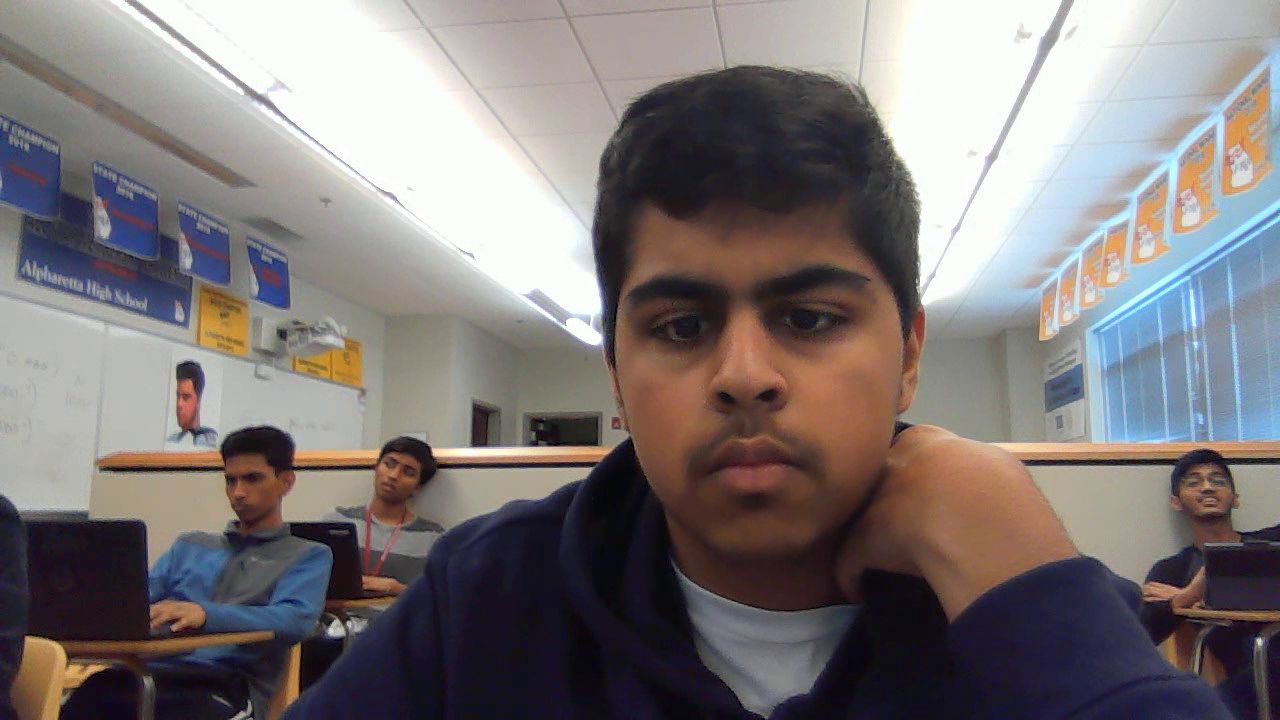
#> input picture frame 7 of AI-19/Scripts/CAFETERIA__2019-10-21_0.318/CAFETERIA__2019-10-21_0.318.mp4, 1280 x 720 px, given in place of the camera
$ python VideoRecord_and_facePreprocess.py
#> lines starting #> are read from the running program, lines starting #| are printed output that depends on the picture; pictures that were not available may be replaced by others from this repository, and a replacement may not be noted

# coding: utf-8

# In[1]:


import cv2
import numpy as np
import time
import os
import shutil
from PIL import Image
import psutil
import random
import datetime
from pprint import pprint
#--------
import cv2
import os
import numpy as np
import pickle
import datetime
import glob
import matplotlib.pyplot as plt
import shutil


# In[2]:


random.seed()
now = str(datetime.datetime.now())
now = now[:10] +"_"+ str(round(random.random(),3) )
#---
base_dir ='/Users/NidhiAneja/Documents/AI/Cafeteria/OpenCV-Python-Series-master/src_final/Scripts/'
os.chdir(base_dir)
#---
def extract_image_one_fps(video_source_path):
    vidcap = cv2.VideoCapture(video_source_path)
    count = 0
    success = True
    while success:
        vidcap.set(cv2.CAP_PROP_POS_MSEC,(count*1000)) # 2 second***
        success,image = vidcap.read()
        image_last = cv2.imread("frame{}.png".format(count-1))
        if np.array_equal(image, image_last):
            break
        cv2.imwrite("frame%d.png" % count, image)     # save frame as PNG file
        print( '{}.sec reading a new frame:{}'.format(count,success))
        count += 1
#------ # record and convert to still images
#---#student_name = input()
student_name = 'CAFETERIA'+"__" + now
#---
if not os.path.exists(student_name):
        os.makedirs(student_name)
#---
nm1 = str(student_name)
nm3 = '.mp4'
mp4_file = "".join((nm1, nm3))
#----
os.chdir(os.path.join('/Users/NidhiAneja/Documents/AI/Cafeteria/OpenCV-Python-Series-master/src_final/Scripts/', student_name) )
#----
frames_per_second = 10    # 24.0 # HIGHER NUMBER LOWER # OF FRAMES!
#----
#my_res = '480p'
my_res = '720p'
#----
STD_DIMENSIONS = {
    "480p": (640, 480),
    "720p": (1280, 720),
    "1080p": (1920, 1080),
    "4k": (3840, 2160),
}
# Video encoding, see www.fourcc.org/codecs.php for more codecs
VIDEO_TYPE = {
    'avi': cv2.VideoWriter_fourcc(*'XVID'),
    'mp4': cv2.VideoWriter_fourcc(*'XVID'),
}
#---
def get_video_type(filename):
    filename, ext = os.path.splitext(filename)
    if ext in VIDEO_TYPE:
        return VIDEO_TYPE[ext]
    return VIDEO_TYPE['avi']
#---
#def set_res(cap, res='480p'):
def set_res(cap, res='720p'):
    #width, height = STD_DIMENSIONS['480p']
    width, height = STD_DIMENSIONS['720p']
    if res in STD_DIMENSIONS:
        width, height = STD_DIMENSIONS[res]
    cap.set(3, width)
    cap.set(4, height)
    return width, height
#---
recording_length = 5
cap = cv2.VideoCapture(0)
t0 = time.time()
#---
dims = set_res(cap, my_res)
video_type_cv2 = get_video_type(mp4_file)
#---
mp4_out = cv2.VideoWriter(mp4_file, video_type_cv2, frames_per_second, dims)
#---
while True:
    ret, frame = cap.read()
#> frame is the input picture: shape (720, 1280, 3); mean B, G, R 120.5, 119.9, 126.6
    mp4_out.write(frame)
    cv2.imshow('frame', frame)
    if time.time() > (t0 + recording_length) or  cv2.waitKey(20) & 0xFF == ord('q'):
#> (key q is pressed here)
        break
# When everything done, release the capture
cap.release()
mp4_out.release()
cv2.destroyAllWindows()
#-----
#extract_image_one_fps(os.path.join(base_dir,  student_name, mp4_file ) )
#-----


# In[3]:


#Folder to save video *new
os.chdir(os.path.join('/Users/NidhiAneja/Documents/AI/Cafeteria/OpenCV-Python-Series-master/src_final/Scripts/', student_name))
base_dir =os.path.join('/Users/NidhiAneja/Documents/AI/Cafeteria/OpenCV-Python-Series-master/src_final/Scripts/', student_name)


# In[4]:


def extract_image_one_fps(video_source_path):
    vidcap = cv2.VideoCapture(video_source_path)
    count = 0
    success = True
    while success:
        vidcap.set(cv2.CAP_PROP_POS_MSEC,(count*1000)) # 2 second***
        success,image = vidcap.read()
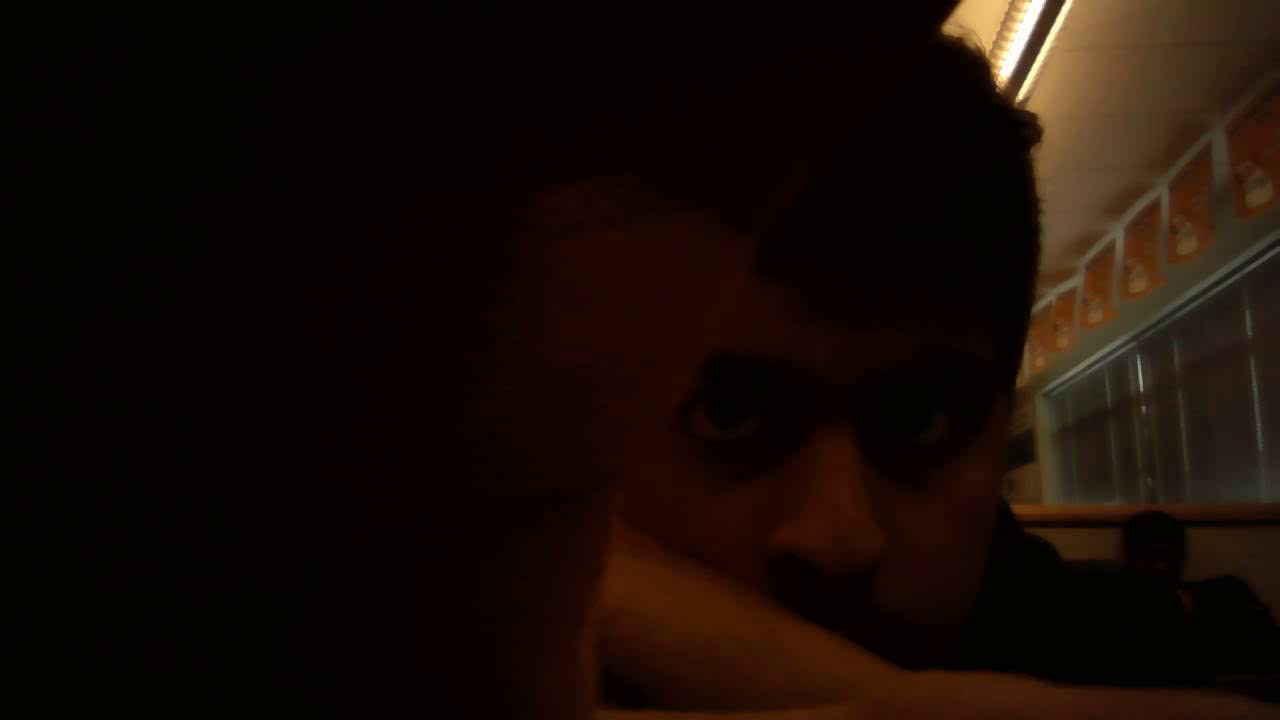
#> input picture AI-19/Scripts/Kunal19-10-21__11-13/frame0.png, 1280 x 720 px
#> image is the input picture: shape (720, 1280, 3); mean B, G, R 5.6, 11.5, 22.9
        ## Stop when last frame is identified
        image_last = cv2.imread("frame{}.png".format(count-1))
        if np.array_equal(image, image_last):
            break
        cv2.imwrite("frame%d.png" % count, image)     # save frame as PNG file
        print( '{}.sec reading a new frame:{}'.format(count,success))
        count += 1


# In[5]:


#function to detect face using OpenCV
def detect_face(img):
    #convert the test image to gray image as opencv face detector expects gray images
    gray = cv2.cvtColor(img, cv2.COLOR_BGR2GRAY)
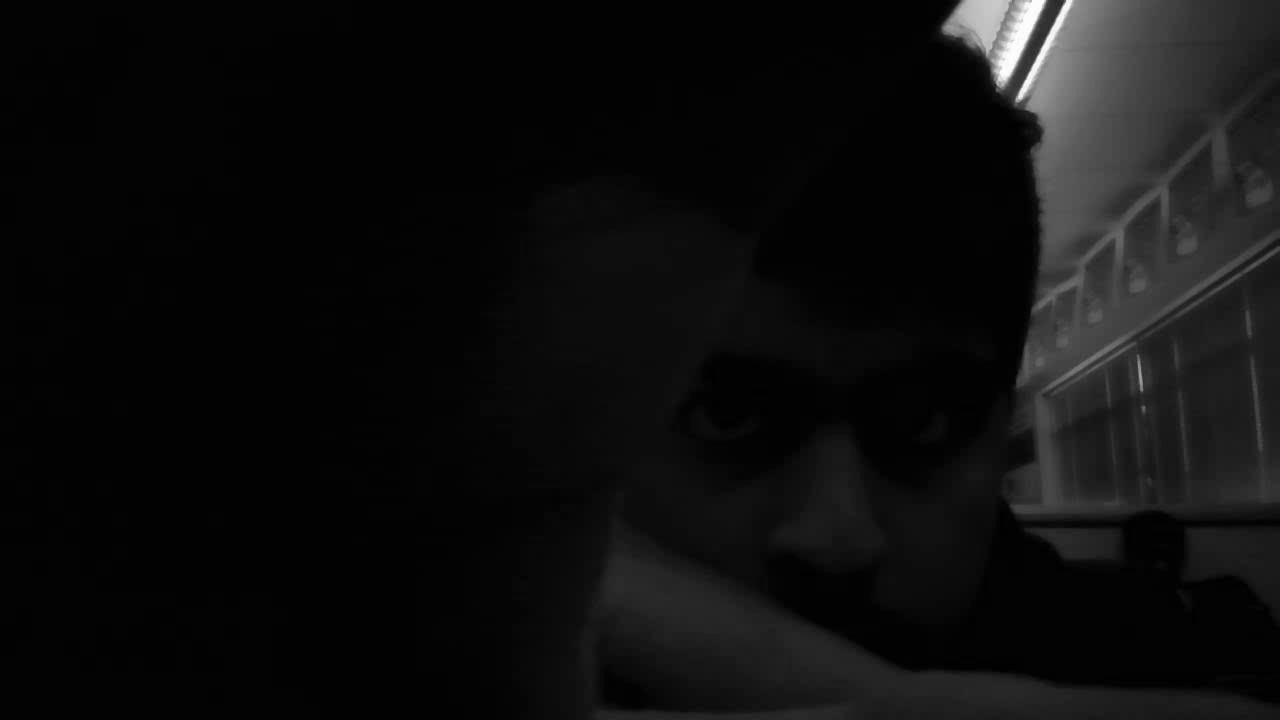
#> gray: shape (720, 1280); min 0, max 255, mean 14.2
    #load OpenCV face detector, I am using LBP which is fast
    #there is also a more accurate but slow Haar classifier
#> (the run stopped early here; a loop or call above may not have finished)

$ run again, starting later in the video
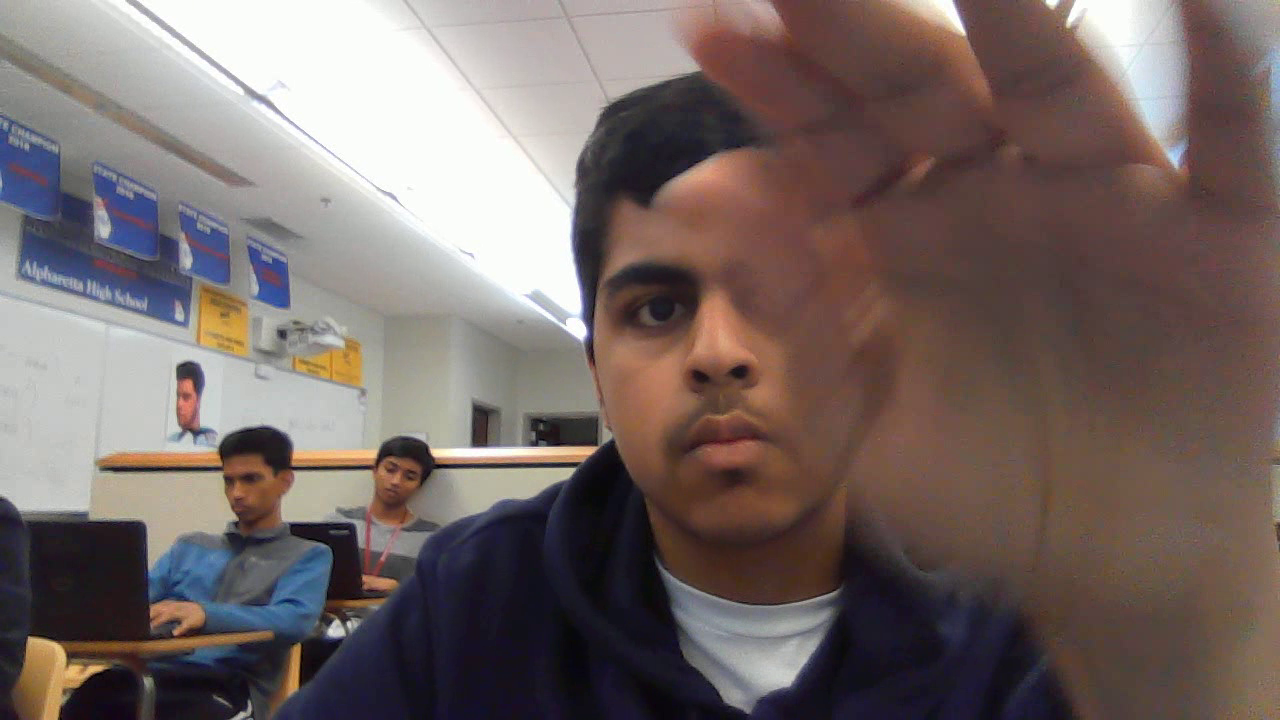
#> input picture frame 31 of AI-19/Scripts/CAFETERIA__2019-10-21_0.318/CAFETERIA__2019-10-21_0.318.mp4, 1280 x 720 px, given in place of the camera
#> frame is the input picture: shape (720, 1280, 3); mean B, G, R 101.3, 104, 117.4
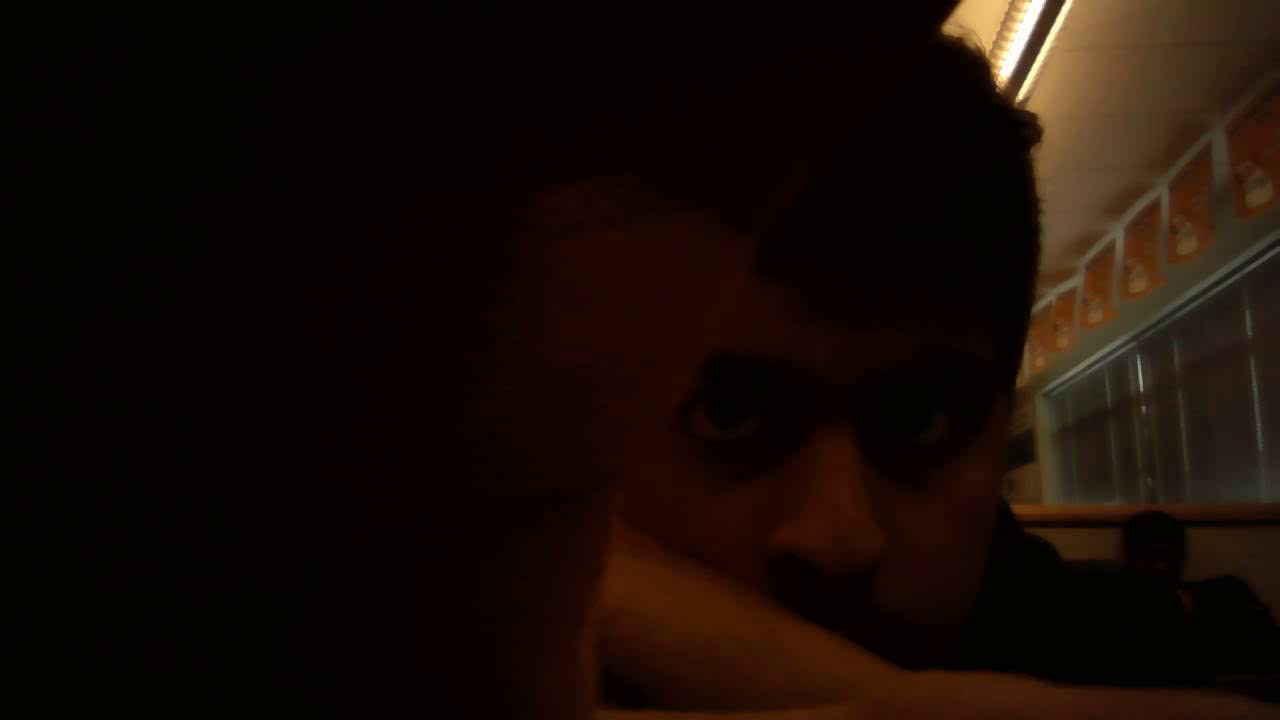
#> input picture AI-19/Scripts/Kunal19-10-21__11-13/frame0.png, 1280 x 720 px
#> in extract_image_one_fps, image is the input picture: shape (720, 1280, 3); mean B, G, R 5.6, 11.5, 22.9

$ run again, starting later in the video
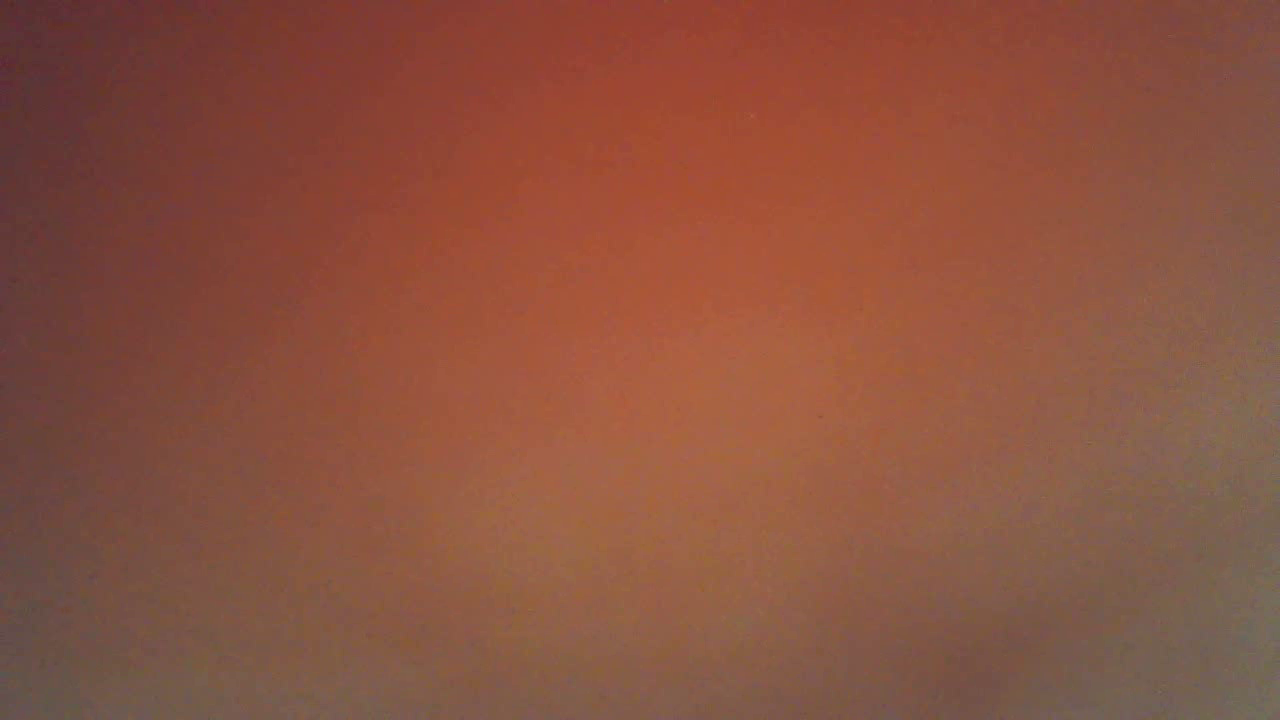
#> input picture frame 56 of AI-19/Scripts/CAFETERIA__2019-10-21_0.318/CAFETERIA__2019-10-21_0.318.mp4, 1280 x 720 px, given in place of the camera
#> frame is the input picture: shape (720, 1280, 3); mean B, G, R 63.6, 82.1, 138.4
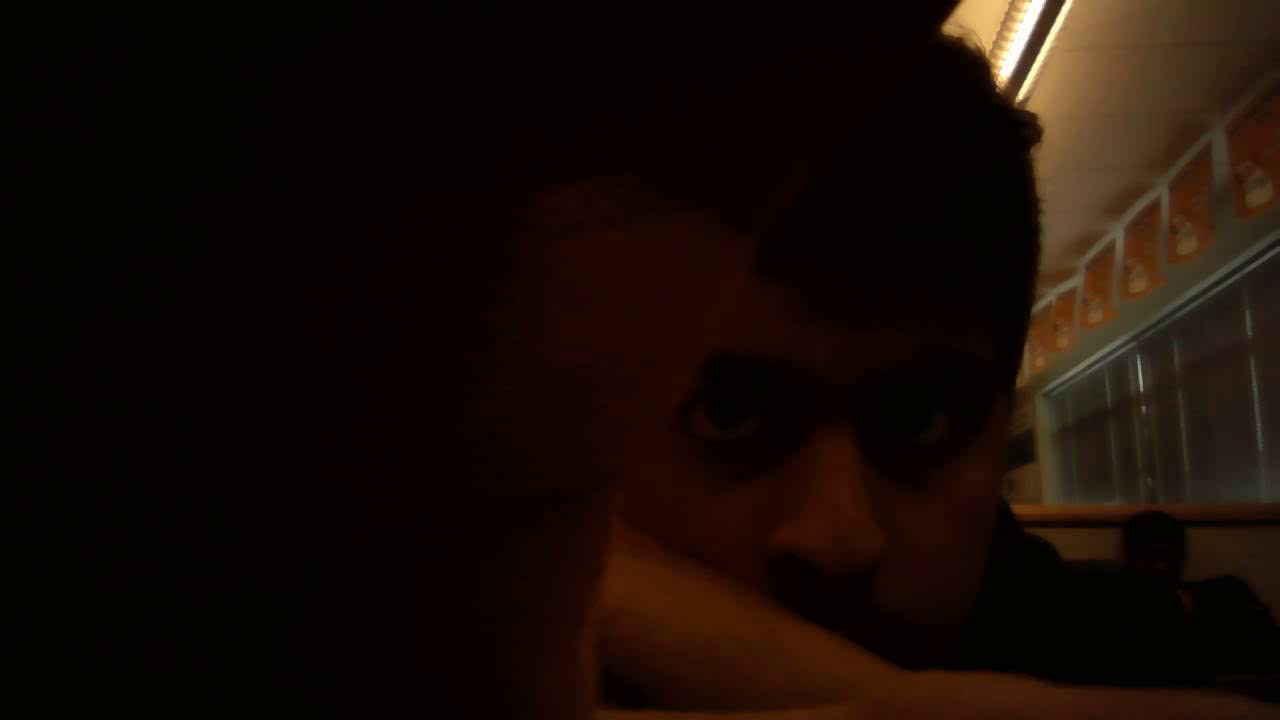
#> input picture AI-19/Scripts/Kunal19-10-21__11-13/frame0.png, 1280 x 720 px
#> in extract_image_one_fps, image is the input picture: shape (720, 1280, 3); mean B, G, R 5.6, 11.5, 22.9
